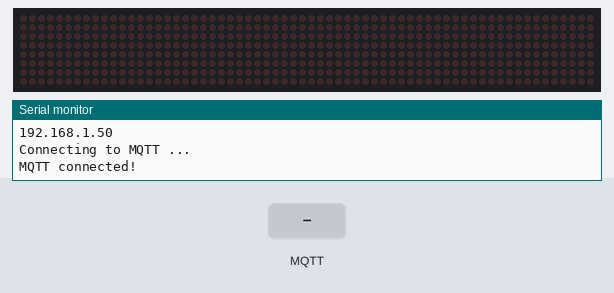
This sketch was run on a simulated ESP32. Shown: 64×8 LED matrix, the last lines printed to the serial monitor. Inputs (shaded band) come from the test bench. WiFi joins after 1.5 s; servers stay silent unless stated; no MQTT or app messages arrive unless stated.

Above: at 6.2 s.
6.3 s: MQTT message "1" arrives on the first subscribed topic
At 6.9 s:
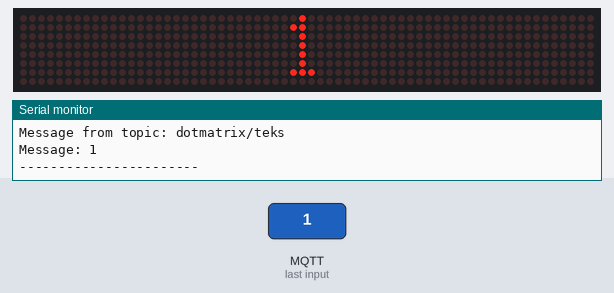
7.8 s: MQTT message "on" arrives on the first subscribed topic
At 8.1 s:
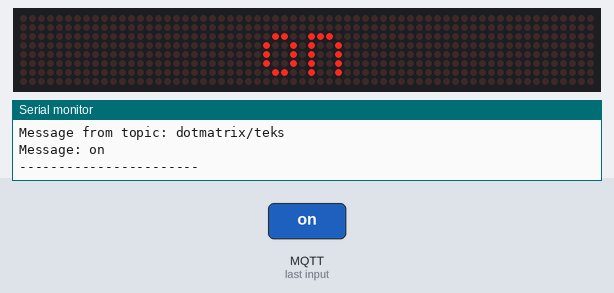
9.3 s: MQTT message "off" arrives on the first subscribed topic
At 10.4 s:
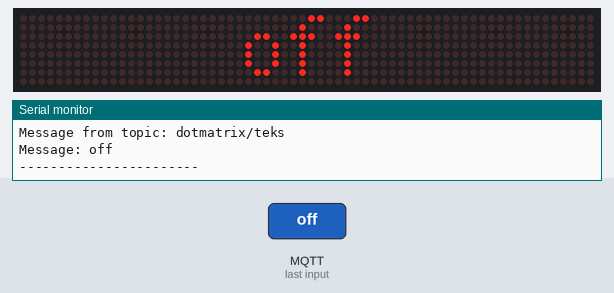
Timing chart, 0 to 12.3 s (numbered marks = the images above; inputs shaded):
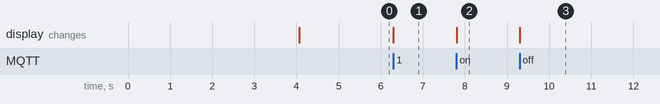

The sketch:

dotmatrix_iot_v1.ino
```cpp
/*
    IOT DotMatrix - Agus Syahputra

    PLAN:
      * Receive text data from MIT
      * Store data for dotmatrix
      * Display DotMatrix

    HOW TO USE:
      * Configure your wifi ssid and password
      * Use `dotmatrix_text` as string output to dotmatrix
*/


#include <WiFi.h>                                 // ESP32 Library
#include <PubSubClient.h>                         // MQTT Library

#include <MD_Parola.h>
#include <MD_MAX72xx.h>
#include <SPI.h>


// DotMatrix
#define HARDWARE_TYPE MD_MAX72XX::FC16_HW

#define MAX_DEVICES   8
#define DATA_PIN      23
#define CS_PIN        5
#define CLK_PIN       18

MD_Parola myDisplay = MD_Parola(HARDWARE_TYPE, DATA_PIN, CLK_PIN, CS_PIN, MAX_DEVICES);


// WiFi Configuration
const char* ssid          = "ssid";              // SSID WiFi
const char* password      = "password";         // Password WiFi

// MQTT Configuration
const char* mqttServer    = "broker.hivemq.com";  // MQTT URL
const char* mqttUserName  = "test_username";      // MQTT username
const char* mqttPwd       = "test_password";      // MQTT password
const char* clientID      = "client-micro";       // MQTT client id
const int mqttPort        = 1883;                 // MQTT port

const char* text_topic      = "dotmatrix/teks";

// Storing data
char dotmatrix_store[16] = {};
String dotmatrix_text;


// Setting wifi and mqtt client
WiFiClient espClient;
PubSubClient client(espClient);

void WiFi_Setup()
{
  delay(10);

  Serial.println("Connecting to WiFi ...");

  WiFi.mode(WIFI_AP);
  WiFi.begin(ssid, password);

  while (WiFi.status() != WL_CONNECTED) {
    delay(500);
    Serial.print(".");
  }

  Serial.println("");
  Serial.println("WiFi connected!");
  Serial.println("IP address: ");
  Serial.println(WiFi.localIP());
  Serial.println("");
}

void MQTT_Setup()
{
  Serial.println("Connecting to MQTT ...");
  client.setServer(mqttServer, mqttPort);
  client.setCallback(callback);

  while (!client.connected()) {
    if (client.connect(clientID, mqttUserName, mqttPwd))
    {
      Serial.println("MQTT connected!");

      client.subscribe(text_topic);
    }
    delay(500);
  }
}

void DotMatrix_Setup()
{
    myDisplay.begin();
    myDisplay.setIntensity(0);
    myDisplay.displayClear();
    myDisplay.setTextAlignment(PA_CENTER);
}

void callback(char* topic, byte* payload, unsigned int length)
{
  Serial.print("Message from topic: ");
  Serial.println(topic);
  Serial.print("Message: ");

  // Reset array data
  memset(dotmatrix_store, 0, sizeof(dotmatrix_store));

  // Character collecting
  for (int i = 0; i < length; i++) {
      dotmatrix_store[i] += payload[i];
  }

  // String compare, 0: Equal | 1: Not-Equal
  if(!strcmp(text_topic, topic)) {
    dotmatrix_text = dotmatrix_store;
    Serial.println(dotmatrix_text);

    // Add your dotmatrix update code here...
    myDisplay.print(dotmatrix_text);

  }

  Serial.println("-----------------------");
}

void reconnect() {
  Serial.println("Reconnecting to MQTT ...");

  while (!client.connected()) {
    if (client.connect(clientID, mqttUserName, mqttPwd)) {
      Serial.println("MQTT connected");

      // List subscribe
      client.subscribe(text_topic);
    }
    else {
      Serial.print("failed, rc=");
      Serial.print(client.state());
      Serial.println(" try again in 3 seconds");
      delay(3000);
    }
  }
}

void setup() {
  Serial.begin(115200);

  WiFi_Setup();
  delay(1000);

  MQTT_Setup();
  delay(1000);

  DotMatrix_Setup();
  delay(1000);
}

void loop() {
   if (!client.connected()) {
    reconnect();
  }
  client.loop();
}
```

Measured:
- after the input at 6.3 s, the display: changes at once (image 1)
- after the input at 7.8 s, the display: changes at once (image 2)
- after the input at 9.3 s, the display: changes at once (image 3)
